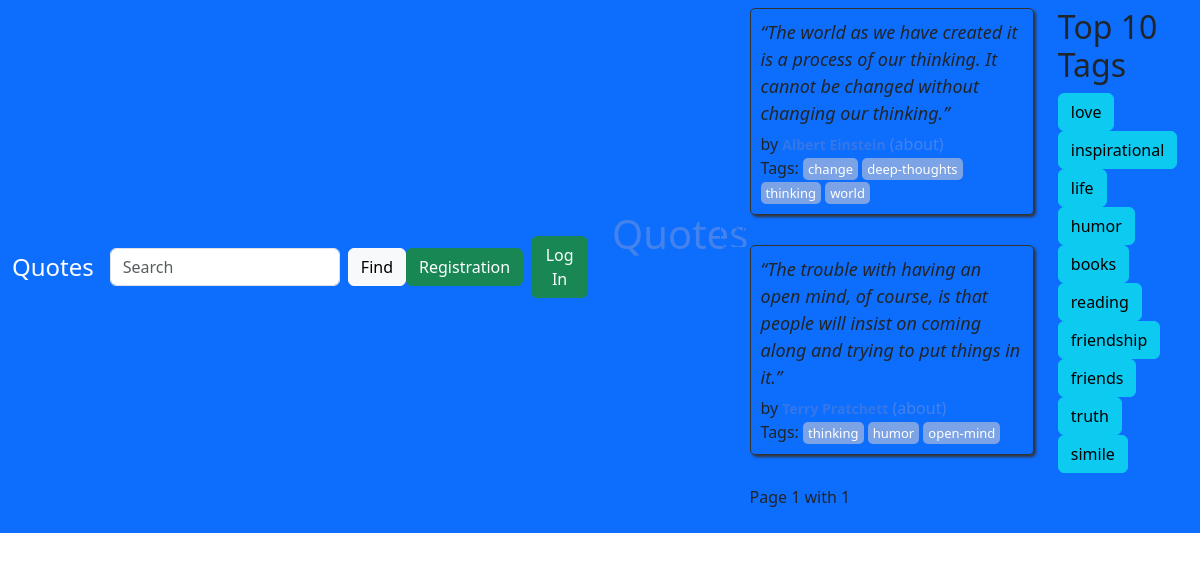
/tag/3/, run on the app's committed database.
### quotes/models.py (models this page shows, shortened)
class Quote(models.Model):
    quote = models.TextField()
    tags = models.ManyToManyField(Tag)
    author = models.ForeignKey(Author, on_delete=models.CASCADE, default=None, null=True)
    created_at = models.DateTimeField(auto_now_add=True)

class Tag(models.Model):
    name = models.CharField(max_length=40, null=False, unique=True)

### quotes/views.py (the view)
# urls.py: path('tag/<int:_id>/', views.find_tag, name='find_tag'),
def find_tag(request, _id):
    per_page = 5
    if isinstance(_id, int):
        quotes = Quote.objects.filter(tags=_id).all()
    elif isinstance(_id, str):
        tag_id = Tag.objects.filter(name=_id).first()
        quotes = Quote.objects.filter(tags=tag_id).all()
    paginator = Paginator(list(quotes), per_page)
    page_number = request.GET.get('page')
    page_obj = paginator.get_page(page_number)
    top_tags = Quote.objects.values('tags__id', 'tags__name').annotate(quote_count=Count('tags__name')).order_by(
        '-quote_count')[:10]
    return render(request, 'quotes/find_tag.html',
                  context={'quotes': page_obj, 'tag_name': _id, 'top_tags': top_tags})

### quotes/templates/quotes/find_tag.html (shortened to what this page needs)
{%extends "quotes/base.html"%}
{% load extract %}
{% block content %}
<div class="row">
    <div class="col-md-8">
        {% for quote in quotes %}
        <div class="quote" itemscope="" itemtype="http://schema.org/CreativeWork">
            <span class="text" itemprop="text">{{quote.quote}}</span>
            <span>by <small class="author" itemprop="author">{{quote.author.fullname}}</small>
            <a href="{% url 'quotes:author_about' quote.author.id %}">(about)</a>
            </span>
            <div class="tags">
                Tags:
                {% for tag in quote.tags.all %}
                <a class="tag" href="{% url 'quotes:find_tag' tag.id %}">{{tag.name}}</a>
                {% endfor %}
            </div>
        </div>
        {% endfor %}
        <nav>
            <ul class="pagination">
                <li class="previous">
                    <span class="current">Page {{ quotes.number }} with {{ quotes.paginator.num_pages }}</span>
                </li>
            </ul>
        </nav>
    </div>
    <div class="col-md-4 themed-grid-col">
        <h2>Top 10 Tags</h2>
        {% for tag in top_tags %}
        <div class="tags">
            <a class="btn btn-info" href="{% url 'super_quotes:find_tag' tag.tags__name %}">{{tag.tags__name}}</a>
        </div>
        {% endfor %}
    </div>
</div>
{% endblock %}

### quotes/static/quotes/style.css (style rules this page uses)
.quote { padding: 10px; margin-bottom: 30px; border: 1px solid #333333; border-radius: 5px; box-shadow: 2px 2px 3px #333333; }
.quote span.text { display: block; margin-bottom: 5px; font-size: large; font-style: italic; }
* { -webkit-box-sizing: border-box; -moz-box-sizing: border-box; box-sizing: border-box; }
.quote small.author { font-weight: bold; color: #3677E8; }
a { color: #4582ec; text-decoration: none; }
.tag { padding: 2px 5px; border-radius: 5px; color: white; font-size: small; background-color: #7CA3E6; }

### data on the page
Quote: quote "“The world as we have created it is a process of our thinking. It cannot be changed without changing our thinking.”"
Tag: name "change"
Tag: name "deep-thoughts"
Tag: name "thinking"
Tag: name "world"
Quote: quote "“The trouble with having an open mind, of course, is that people will insist on coming along and trying to put things in it.”"
Tag: name "humor"
Tag: name "open-mind"

### other printed values
{{ quotes.number }} "1"
{{ quotes.paginator.num_pages }} "1"
{{ tag.tags__name }} "love" "inspirational" "life" "humor" "books" "reading" "friendship" "friends" "truth" "simile"
